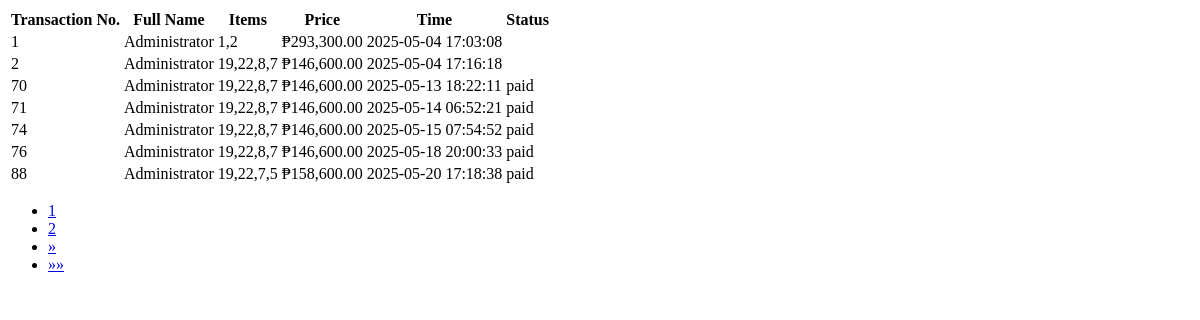
The app's page /modules/pending_list.php (signed in) with its own data.
### tables this page shows
CREATE TABLE `payments` (
  `id` int(10) NOT NULL,
  `fullname` varchar(255) NOT NULL,
  `items` varchar(255) NOT NULL,
  `price` int(10) NOT NULL,
  `reference` varchar(255) NOT NULL,
  `proof` varchar(255) NOT NULL,
  `time` datetime NOT NULL,
  `status` varchar(255) NOT NULL
);

### modules/pending_list.php (the view, shortened to what this page needs)
<?php
include("dbconi.php");
if (isset($_SESSION['userfullname'])) {
    $userfullname = mysqli_real_escape_string($dbc, $_SESSION['userfullname']);
    $items_per_page = 7;
    $page = isset($_POST['pagenum']) ? (int)$_POST['pagenum'] : 1;
    $offset = ($page - 1) * $items_per_page;
    $query = "SELECT * FROM payments WHERE fullname LIKE '$userfullname%' LIMIT $offset, $items_per_page";
    $result = mysqli_query($dbc, $query);
    $total_query = "SELECT COUNT(*) as total FROM payments WHERE fullname LIKE '$userfullname%'";
    $total_result = mysqli_query($dbc, $total_query);
    $total_row = mysqli_fetch_assoc($total_result);
    $total_items = $total_row['total'];
    $total_pages = ceil($total_items / $items_per_page);
    if (mysqli_num_rows($result) > 0) {
        echo '<table class="table table-striped">
            <thead>
                <tr>
                    <th>Transaction No.</th>
                    <th>Full Name</th>
                    <th>Items</th>
                    <th>Price</th>
                    <th>Time</th>
                    <th>Status</th>
                    <th></th>
                </tr>
            </thead>
            <tbody>';
        while ($row = mysqli_fetch_array($result)) {
            echo '<tr>
                <td>' . htmlspecialchars($row['id']) . '</td>
                <td>' . htmlspecialchars($row['fullname']) . '</td>
                <td>' . htmlspecialchars($row['items']) . '</td>
                <td>₱'.number_format($row['price'], 2).'</td>
                <td>' . htmlspecialchars($row['time']) . '</td>
                <td>' . htmlspecialchars($row['status']) . '</td>
                </tr>';
        }
        echo '</tbody></table>';
        echo '<nav aria-label="Page navigation">
            <ul class="pagination justify-content-center">';
        for ($i = 1; $i <= $total_pages; $i++) {
            echo '<li class="page-item ' . ($i == $page ? 'active' : '') . '">
                <a class="page-link" href="#" data-pagenum="' . $i . '">' . $i . '</a>
                </li>';
        }
        if ($page < $total_pages) {
            echo '<li class="page-item">
                <a class="page-link" href="#" data-pagenum="' . ($page + 1) . '" aria-label="Next">
                    <span aria-hidden="true">&raquo;</span>
                </a>
                </li>';
        }
        if ($page < $total_pages) {
            echo '<li class="page-item">
                <a class="page-link" href="#" data-pagenum="' . $total_pages . '" aria-label="Last">
                    <span aria-hidden="true">&raquo;&raquo;</span>
                </a>
                </li>';
        }
        echo '</ul></nav>';
    } else {
        echo '<div class="alert alert-primary text-center" role="alert">No Transaction Records found!</div>';
    }
} else {
    echo '<div class="alert alert-danger text-center" role="alert">User  not logged in!</div>';
}
?>

### records on screen
payments: id "1", fullname "Administrator", items "1,2", price "293,300.00", time "2025-05-04 17:03:08"
payments: id "2", fullname "Administrator", items "19,22,8,7", price "146,600.00", time "2025-05-04 17:16:18"
payments: id "70", fullname "Administrator", items "19,22,8,7", price "146,600.00", time "2025-05-13 18:22:11", status "paid"
payments: id "71", fullname "Administrator", items "19,22,8,7", price "146,600.00", time "2025-05-14 06:52:21", status "paid"
payments: id "74", fullname "Administrator", items "19,22,8,7", price "146,600.00", time "2025-05-15 07:54:52", status "paid"
payments: id "76", fullname "Administrator", items "19,22,8,7", price "146,600.00", time "2025-05-18 20:00:33", status "paid"
payments: id "88", fullname "Administrator", items "19,22,7,5", price "158,600.00", time "2025-05-20 17:18:38", status "paid"
